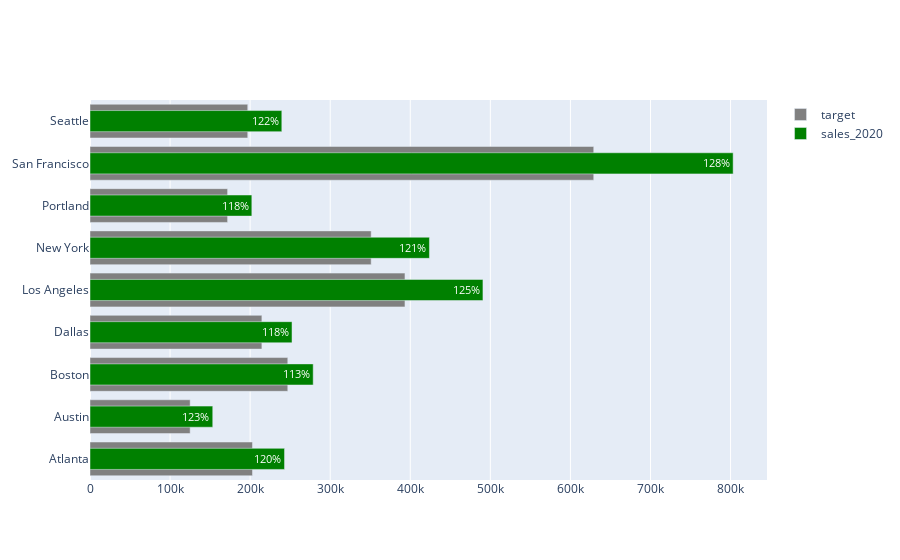

This figure's notebook cell:
### Code cell
city_sales = filtred_sales.groupby('City').sum()
percents = city_sales[metric] / city_sales[target]

# plot
fig = go.Figure([
    go.Bar(
        name = 'target', 
        y = city_sales.index, 
        x = city_sales[target], 
        marker_color='grey',
    ),
    go.Bar(
        name = metric, 
        y = city_sales.index, 
        x = city_sales[metric],
        text = percents,
        marker_color = red_or_green(percents),
        width = 0.5,
        
    )
])
fig.update_traces(texttemplate='%{text:.0%}', textposition='auto', selector=dict(name=metric))
fig.update_traces(orientation='h')
fig.update_layout(uniformtext_minsize=8, uniformtext_mode='hide', barmode='overlay')

### Figure 1 — Plotly figure (JSON) as saved in the notebook; plotly's stock layout.template omitted (floating-point values rounded to 4 significant figures)
{"data": [{"marker": {"color": "grey"}, "name": "target", "orientation": "h", "type": "bar", "x": [202900.0, 125100.0, 247000.0, 214700.0, 393400.0, 351200.0, 171900.0, 629100.0, 197000.0], "y": ["Atlanta", "Austin", "Boston", "Dallas", "Los Angeles", "New York", "Portland", "San Francisco", "Seattle"]}, {"marker": {"color": ["green", "green", "green", "green", "green", "green", "green", "green", "green"]}, "name": "sales_2020", "orientation": "h", "text": [1.197, 1.225, 1.128, 1.175, 1.248, 1.207, 1.176, 1.277, 1.216], "textposition": "auto", "texttemplate": "%{text:.0%}", "type": "bar", "width": 0.5, "x": [243000.0, 153300.0, 278800.0, 252300.0, 490800.0, 423900.0, 202100.0, 803200.0, 239600.0], "y": ["Atlanta", "Austin", "Boston", "Dallas", "Los Angeles", "New York", "Portland", "San Francisco", "Seattle"]}], "layout": {"barmode": "overlay", "uniformtext": {"minsize": 8, "mode": "hide"}}}
